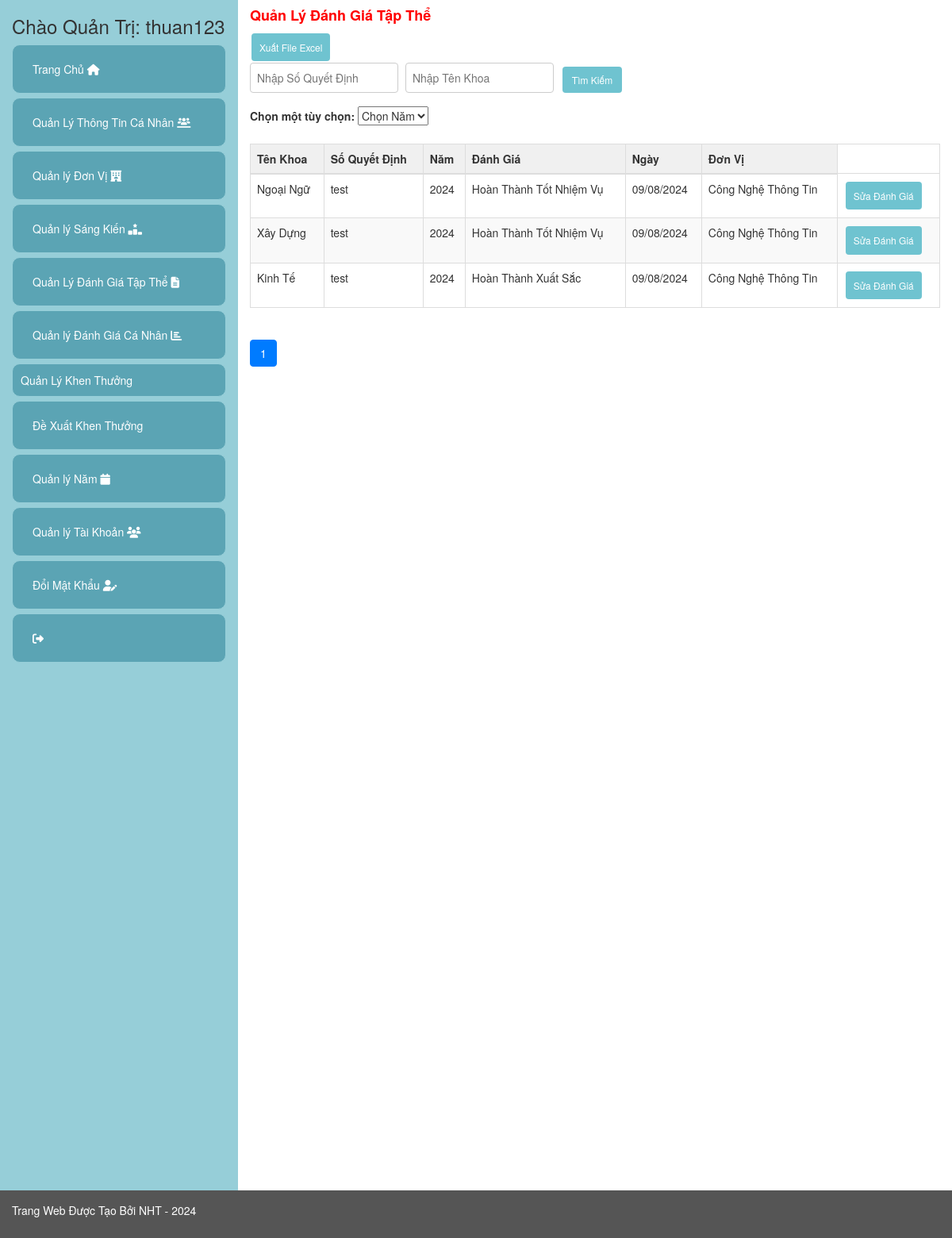
/Admin/index.php?p=danhgiaTT (signed in), run on an earlier commit of the app's database.
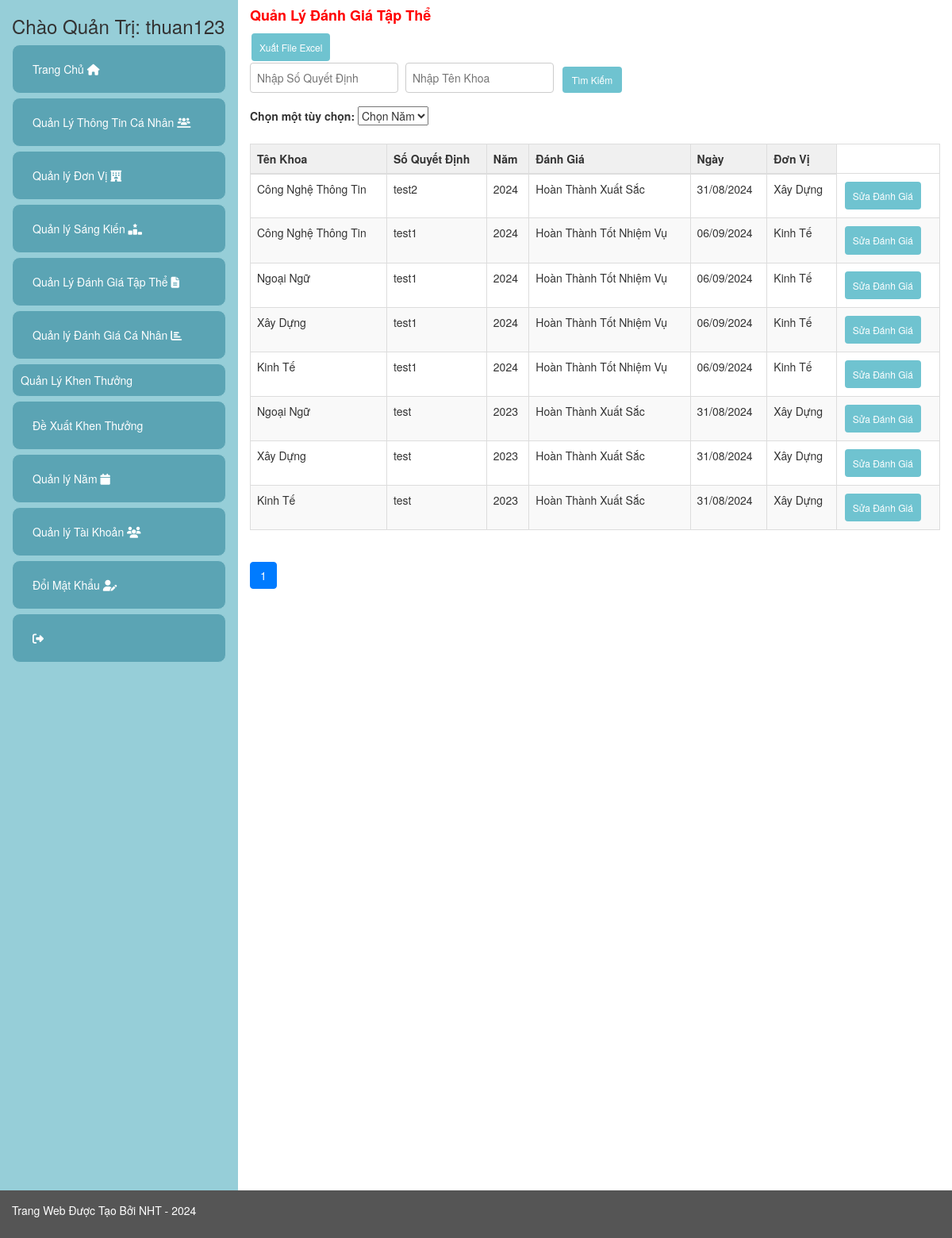
And on a later commit of the database.
### tables this page shows
CREATE TABLE `danhgiatt` (
  `MaDGTT` int(20) NOT NULL,
  `MaKhoa` int(20) NOT NULL,
  `SoQD` varchar(100) NOT NULL,
  `Manam` int(20) NOT NULL,
  `DanhGia` varchar(50) NOT NULL DEFAULT 'Chờ Đánh Giá',
  `Ngay` date NOT NULL,
  `DonVi` varchar(30) NOT NULL
);

CREATE TABLE `khoa` (
  `MaKhoa` int(20) NOT NULL,
  `TenKhoa` varchar(50) NOT NULL,
  `MoTa` varchar(100) NOT NULL
);

CREATE TABLE `nam` (
  `Manam` int(20) NOT NULL,
  `Nam` varchar(20) NOT NULL
);

### Admin/index.php (called while the page is built, shortened)
<?php
    $baseUrl = $_SERVER['PHP_SELF'];
    include('../Admin/them.php')
?>

### Admin/danhgiaTT.php (called while the page is built, shortened)
<?php
include('./Khoa.php');
include('./nam.php');
class DanhgiaTT {
    public static function layTongSoDanhGia($conn) {
        $sql = "SELECT COUNT(*) FROM danhgiatt WHERE DanhGia IN ('Hoàn Thành Xuất Sắc ', 'Hoàn Thành Tốt Nhiệm Vụ', 'Hoàn Thành Nhiệm Vụ', 'Không Hoàn Thành Nhiệm Vụ', 'Chưa Đánh Giá')";
        $result = $conn->query($sql);
        $row = $result->fetch_row();
        return $row[0];
    }
    public static function layDanhGiaPhanTrang($conn, $startFrom, $recordsPerPage) {
        $sql = "SELECT * FROM danhgiatt WHERE DanhGia IN ('Hoàn Thành Xuất Sắc', 'Hoàn Thành Tốt Nhiệm Vụ', 'Hoàn Thành Nhiệm Vụ', 'Không Hoàn Thành Nhiệm Vụ', 'Chưa Đánh Giá') ORDER BY Manam ASC LIMIT $startFrom, $recordsPerPage";
        $result = $conn->query($sql);
        $danhgiattList = array();
        if ($result->num_rows > 0) {
            while($row = $result->fetch_assoc()) {
                $khoa_obj = Khoa::layKhoa($conn, $row["MaKhoa"]);
                $nam_obj = Nam::laynam($conn, $row["Manam"]);
                $danhgiatt_obj = new DanhgiaTT();
                $danhgiatt_obj->MaDGTT = $row["MaDGTT"];
                $danhgiatt_obj->MaKhoa = $khoa_obj->TenKhoa;
                $danhgiatt_obj->SoQD = $row["SoQD"];
                $danhgiatt_obj->Manam = $nam_obj->Nam;
                $danhgiatt_obj->DanhGia = $row["DanhGia"];
                $danhgiatt_obj->Ngay = $row["Ngay"];
                $danhgiatt_obj->DonVi = $row["DonVi"];
                $danhgiattList[] = $danhgiatt_obj;
            }
        }
        return $danhgiattList;
    }
}
?>

### Admin/Khoa.php (called while the page is built, shortened)
<?php
class Khoa {
    public static function layKhoa($conn, $id) {
        $sql = "SELECT * FROM Khoa WHERE MaKhoa = $id";
        $result = mysqli_query($conn, $sql);
        $Khoa = new Khoa();
        if ($row = mysqli_fetch_assoc($result)) {
            $Khoa->MaKhoa = $row['MaKhoa'];
            $Khoa->TenKhoa = $row['TenKhoa'];
            $Khoa->MoTa = $row["MoTa"];
        }
        return $Khoa;
    }
}
?>

### Admin/nam.php (called while the page is built, shortened)
<?php
    class Nam {
        public static function laynam($conn, $id) {
            $sql = "SELECT * FROM nam WHERE Manam = $id";
            $result = mysqli_query($conn, $sql);
            $nam = new Nam();
            $row = mysqli_fetch_assoc($result);
            $nam->Manam = $row['Manam'];
            $nam->Nam = $row['Nam'];
            return $nam;
        }
    }
?>

### Admin/danhgiaTTview.php (the view, shortened to what this page needs)
<?php
include('./danhgiaTT.php');
$recordsPerPage = 10;
$currentPage = isset($_GET['page']) ? (int)$_GET['page'] : 1;
$startFrom = ($currentPage - 1) * $recordsPerPage;
$totalRecords = DanhgiaTT::layTongSoDanhGia($conn);
$totalPages = ceil($totalRecords / $recordsPerPage);
$data = DanhgiaTT::layDanhGiaPhanTrang($conn, $startFrom, $recordsPerPage);
?>
<a class="btn btn-custom btn-custom-primary" href="<?php echo " $baseUrl?p=xuatdanhgiaxlsx"; ?>">Xuất File Excel</a>
<div class="search-box">
    <input type="text" id="searchSoQD" placeholder="Nhập Số Quyết Định" />
    <input type="text" id="searchTenKhoa" placeholder="Nhập Tên Khoa" />
    <button class="btn btn-custom btn-custom-primary" onclick="searchData()">Tìm Kiếm</button>
</div>
<div class="combobox">
    <label for="options">Chọn một tùy chọn:</label>
    <select name="options" id="options" onchange="fetchAndDisplayDanhGia(this.value)">
        <option value="">Chọn Năm</option>
    </select>
</div>
<table class="table table-bordered">
    <thead>
        <tr>
            <th>Tên Khoa</th>
            <th>Số Quyết Định</th>
            <th>Năm</th>
            <th>Đánh Giá</th>
            <th>Ngày</th>
            <th>Đơn Vị</th>
        </tr>
    </thead>
    <tbody id="danhgia-table-body">
    <?php foreach ($data as $item): ?>
        <tr>
            <td scope="row"><?php echo htmlspecialchars($item->MaKhoa); ?></td>
            <td><?php echo htmlspecialchars($item->SoQD ?? "Cần Thêm Số Quyết Định Cho $item->MaKhoa"); ?></td>
            <td><?php echo htmlspecialchars($item->Manam ?? "Cần Thêm Năm Cho $item->MaKhoa"); ?></td>
            <td><?php echo htmlspecialchars($item->DanhGia); ?></td>
            <td><?php echo date_format(date_create($item->Ngay), "d/m/Y");?></td>
            <td><?php echo htmlspecialchars($item->DonVi); ?></td>
            <?php if(isset($_SESSION['TenTk']) && $_SESSION['VaiTro'] === 'Quản Trị'): ?>
                <td>
                    <button class="btn btn-custom btn-custom-primary" onclick="handleAction('danhgiaTTsua', '<?php echo $item->MaDGTT; ?>')">Sửa Đánh Giá</button>
                </td>
            <?php endif; ?>
        </tr>
    <?php endforeach; ?>
    </tbody>
</table>
<nav aria-label="Page navigation">
    <ul class="pagination">
        <?php for ($i = 1; $i <= $totalPages; $i++): ?>
            <li class="page-item <?php echo $i == $currentPage ? 'active' : ''; ?>">
                <a class="page-link" href="?p=danhgiaTT&page=<?php echo $i; ?>"><?php echo $i; ?></a>
            </li>
        <?php endfor; ?>
    </ul>
</nav>

### Admin/them.php (shortened to what this page needs)
<!DOCTYPE html>
<html lang="en">
<head>
  <link rel="stylesheet" href="https://maxcdn.bootstrapcdn.com/bootstrap/3.4.1/css/bootstrap.min.css">
  <link href="../Admin/asset/css/mycss.css" rel="stylesheet">
</head>
<body>
<div class="container-fluid">
  <div class="row content">
    <div class="col-sm-3 sidenav">
      <?php
        include('../Admin/menu.php')
      ?>
    </div>
    <div class="col-sm-9">
    <?php
        include('../Admin/section.php')
    ?>
    </div>
  </div>
</div>
<footer class="container-fluid">
<?php
        include('../Admin/footer.php')
?>
</footer>
</body>
</html>

### Admin/menu.php (shortened to what this page needs)
<h3>Chào <?php echo $_SESSION['VaiTro']; ?>: <?php echo $_SESSION['TenTk']; ?></h3>
<ul class="nav nav-pills nav-stacked">
    <li><a href="<?php echo "$baseUrl?p=trangchinh"; ?>" ><?php echo $pages['trangchinh'][0]; ?> <i class="fa-solid fa-house"></i></a></li>
    <?php if(isset($_SESSION['VaiTro']) && $_SESSION['VaiTro'] === 'Quản Trị'){ ?>
        <li><a href="<?php echo "$baseUrl?p=thongtincanhan"; ?>"><?php echo $pages['thongtincanhan'][0]; ?> <i class="fa-solid fa-users-line"></i></a></li>
        <li><a href="<?php echo "$baseUrl?p=Khoa"; ?>"><?php echo $pages['Khoa'][0]; ?> <i class="fa-solid fa-hotel"></i></a></li>
        <li><a href="<?php echo "$baseUrl?p=sangkien"; ?>"><?php echo $pages['sangkien'][0]; ?> <i class="fa-solid fa-ranking-star"></i></a></li>
        <li><a href="<?php echo "$baseUrl?p=danhgiaTT"; ?>"><?php echo $pages['danhgiaTT'][0]; ?> <i class="fa-solid fa-file-alt"></i></a></li>
        <li><a href="<?php echo "$baseUrl?p=danhgiaCN"; ?>"><?php echo $pages['danhgiaCN'][0]; ?> <i class="fa-solid fa-chart-bar"></i></a></li>
        <ul>
            <li> Quản Lý Khen Thưởng
            </li>
        </ul>
        <li><a href="<?php echo "$baseUrl?p=dexuatkhenthuong"; ?>"><?php echo $pages['dexuatkhenthuong'][0];?></a></li>
        <li><a href="<?php echo "$baseUrl?p=Nam"; ?>"><?php echo $pages['Nam'][0];?> <i class="fa-solid fa-calendar"></i></a></li>
        <li><a href="<?php echo "$baseUrl?p=taikhoan"; ?>"><?php echo $pages['taikhoan'][0]; ?> <i class="fa-solid fa-users"></i></a></li>
    <?php } ?>
    <li><a href="<?php echo "$baseUrl?p=taikhoansua"; ?>"><?php echo $pages['taikhoansua'][0]; ?> <i class="fa-solid fa-user-edit"></i></a></li>
    <li><a href="<?php echo "$baseUrl?p=dangxuat"; ?>"><i class="fa-solid fa-sign-out-alt"></i></a></li>
</ul>

### Admin/section.php (shortened to what this page needs)
<?php
    if(isset($_GET['p'])) {
        $page = $_GET['p'];
    } else {
        $page = 'trangchinh';
    }
?>
<h4><?php echo $pages[$page][0]?></h4>
<?php
    include($pages[$page][1]);
?>

### Admin/footer.php
<p>Trang Web Được Tạo Bởi NHT - 2024</p>

### Admin/asset/css/mycss.css (style rules this page uses)
.row.content { height: 1500px; }
.sidenav { background-color: #96ced8; height: 100%; }
footer { background-color: #555; color: white; padding: 15px; }
ul { list-style-type: none; padding: 0; margin: 0; }
ul li { position: relative; padding: 10px; background-color: #5ba4b4; color: white; margin-bottom: 2px; border: 1px solid #96ced8; border-radius: 10px; }
ul li a { color: white; text-decoration: none; display: block; }
.btn { display: inline-block; padding: 6px 12px; margin-bottom: 0; font-size: 14px; font-weight: normal; line-height: 1.42857143; text-align: center; white-space: nowrap; vertical-align: middle; cursor: pointer; border: 1px solid transparent; border-radius: 4px; color: #fff; background-color: #93d3df; border-color: #93d3df; text-decoration: none; }
th { background-color: #f0f0f0; color: #333; border-bottom: 2px solid #ddd; }
tr:nth-child(even) { background-color: #f9f9f9; }
table { width: 100%; border-collapse: collapse; margin-top: 20px; }
th, td { padding: 10px 15px; text-align: left; }
h4 { color: red; font-weight: bold; }
ul li { margin-bottom: 5px; font-size: 14px; }

### Admin/danhgiaTTview.php (style rules this page uses)
.pagination { background-color: transparent; border: none; box-shadow: none; }
.page-item { background-color: transparent; border: none; box-shadow: none; }
.page-link { background-color: transparent; border: none; box-shadow: none; color: #007bff; }
.page-item.active .page-link { background-color: #007bff; border-color: #007bff; }
.btn-custom { background-color: #6fc3d0; border: none; color: white; padding: 9px 10px; font-size: 12px; margin: 2px; cursor: pointer; border-radius: 4px; transition: background-color 0.3s ease, transform 0.3s ease; }
.btn-custom-primary { background-color: #6fc3d0; }
.search-box { margin-bottom: 15px; }
.search-box input { padding: 8px; margin-right: 5px; border-radius: 4px; border: 1px solid #ccc; }
.search-box button { padding: 8px 12px; }

What changed in the data, as far as the page shows it:
removed danhgiatt: MaKhoa.TenKhoa "Ngoại Ngữ", SoQD "test", Manam.Nam "2024", DanhGia "Hoàn Thành Tốt Nhiệm Vụ", Ngay "09/08/2024", DonVi "Công Nghệ Thông Tin"
removed danhgiatt: MaKhoa.TenKhoa "Xây Dựng", SoQD "test", Manam.Nam "2024", DanhGia "Hoàn Thành Tốt Nhiệm Vụ", Ngay "09/08/2024", DonVi "Công Nghệ Thông Tin"
removed danhgiatt: MaKhoa.TenKhoa "Kinh Tế", SoQD "test", Manam.Nam "2024", DanhGia "Hoàn Thành Xuất Sắc", Ngay "09/08/2024", DonVi "Công Nghệ Thông Tin"
added danhgiatt: MaKhoa.TenKhoa "Công Nghệ Thông Tin", SoQD "test2", Manam.Nam "2024", DanhGia "Hoàn Thành Xuất Sắc", Ngay "31/08/2024", DonVi "Xây Dựng"
added danhgiatt: MaKhoa.TenKhoa "Công Nghệ Thông Tin", SoQD "test1", Manam.Nam "2024", DanhGia "Hoàn Thành Tốt Nhiệm Vụ", Ngay "06/09/2024", DonVi "Kinh Tế"
added danhgiatt: MaKhoa.TenKhoa "Ngoại Ngữ", SoQD "test1", Manam.Nam "2024", DanhGia "Hoàn Thành Tốt Nhiệm Vụ", Ngay "06/09/2024", DonVi "Kinh Tế"
added danhgiatt: MaKhoa.TenKhoa "Xây Dựng", SoQD "test1", Manam.Nam "2024", DanhGia "Hoàn Thành Tốt Nhiệm Vụ", Ngay "06/09/2024", DonVi "Kinh Tế"
added danhgiatt: MaKhoa.TenKhoa "Kinh Tế", SoQD "test1", Manam.Nam "2024", DanhGia "Hoàn Thành Tốt Nhiệm Vụ", Ngay "06/09/2024", DonVi "Kinh Tế"
added danhgiatt: MaKhoa.TenKhoa "Ngoại Ngữ", SoQD "test", Manam.Nam "2023", DanhGia "Hoàn Thành Xuất Sắc", Ngay "31/08/2024", DonVi "Xây Dựng"
added danhgiatt: MaKhoa.TenKhoa "Xây Dựng", SoQD "test", Manam.Nam "2023", DanhGia "Hoàn Thành Xuất Sắc", Ngay "31/08/2024", DonVi "Xây Dựng"
added danhgiatt: MaKhoa.TenKhoa "Kinh Tế", SoQD "test", Manam.Nam "2023", DanhGia "Hoàn Thành Xuất Sắc", Ngay "31/08/2024", DonVi "Xây Dựng"
